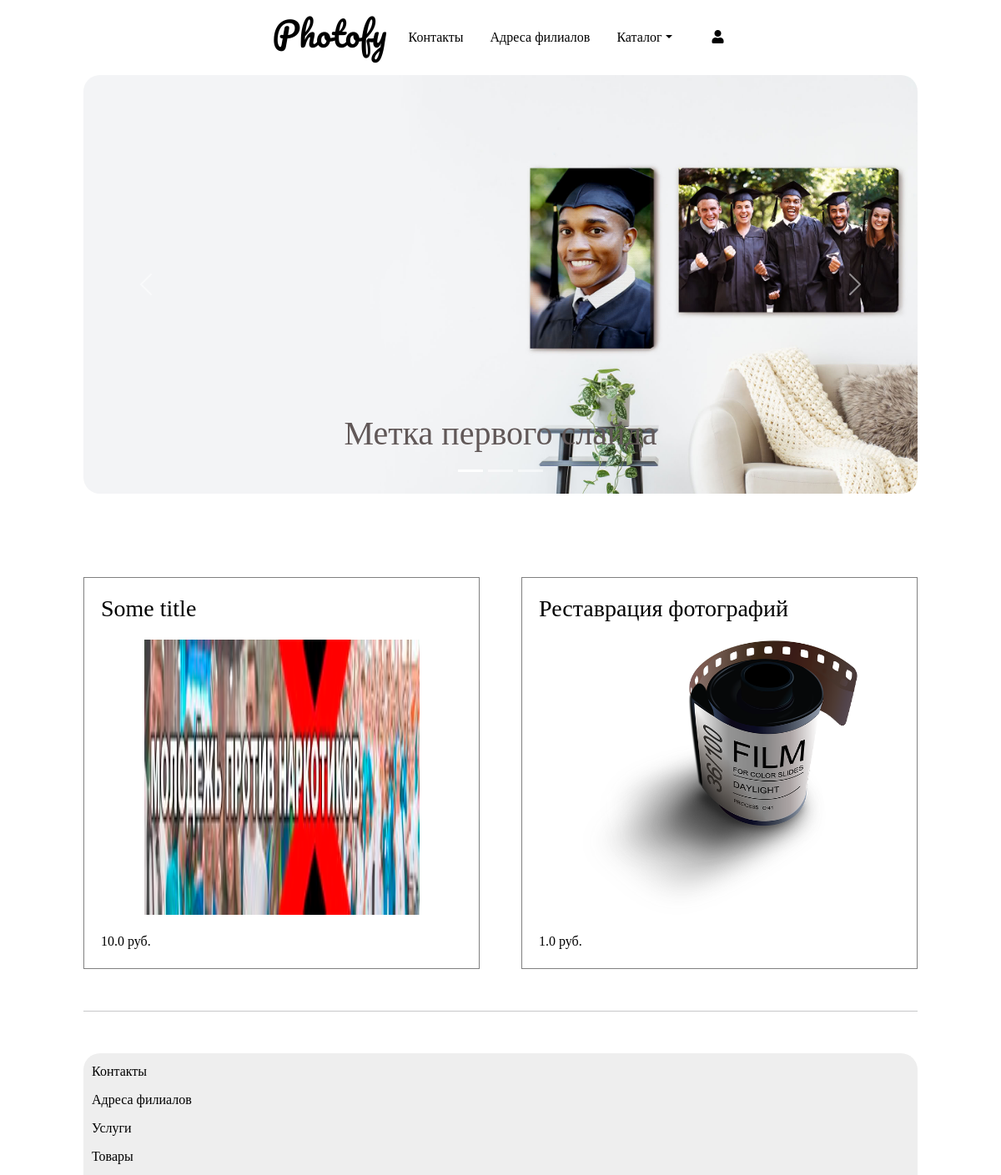
Page /home/services_by_category/ on the committed database.
### module1/models.py (models this page shows, shortened)
class Services(models.Model):
    title = models.CharField(verbose_name=_("title"), help_text=_("Required"), max_length=255)
    CHOICES = [
        ('good', 'Goods'),
        ('service', 'Services'),
    ]
    category = models.CharField(max_length=32, choices=CHOICES, default='good')
    description = models.TextField(verbose_name=_("description"), help_text=_("Not required"), blank=True)
    image = models.ImageField(verbose_name='image', help_text=_("Upload a product image"), default="photos/photo-roll.png", upload_to="photos/")
    regular_price = models.FloatField(verbose_name=_("Regular price"), help_text=_("Максимально 10 цифр"))
    created_at = models.DateTimeField(_("Created at"), auto_now_add=True, editable=False)
    updated_at = models.DateTimeField(_("Updated at"), auto_now_add=True)
    class Meta:
        ordering = ('-created_at',)
        verbose_name = 'Сервис'
        verbose_name_plural = 'Сервисы'

### module1/views.py (the view)
# urls.py: path('services_by_category/', Services_by_category, name="services-by-category"),
def Services_by_category(request):
    services = Services.objects.filter(category='service')
    context = {"services": services}
    return render(request, 'services_by_category.html', context)

### templates/services_by_category.html (shortened to what this page needs)
{% extends "base.html" %}
{% load static %}
{% block content %}
    <div class="mycontainer1">
      <div id="carouselExampleCaptions" class="carousel slide" data-bs-ride="carousel">
        <div class="carousel-indicators">
          <button type="button" data-bs-target="#carouselExampleCaptions" data-bs-slide-to="0" class="active" aria-current="true" aria-label="Slide 1"></button>
          <button type="button" data-bs-target="#carouselExampleCaptions" data-bs-slide-to="1" aria-label="Slide 2"></button>
          <button type="button" data-bs-target="#carouselExampleCaptions" data-bs-slide-to="2" aria-label="Slide 3"></button>
        </div>
        <div class="carousel-inner mycarousel">
          <div class="carousel-item active">
            <img src="{% static 'photos/new-banner1.jpg'%}" class="d-block w-100" alt="...">
            <div class="carousel-caption d-none d-md-block">
              <h1>Метка первого слайда</h1>
            </div>
          </div>
        </div>
        <button class="carousel-control-prev" type="button" data-bs-target="#carouselExampleCaptions"  data-bs-slide="prev">
          <span class="carousel-control-prev-icon" aria-hidden="true"></span>
        </button>
        <button class="carousel-control-next" type="button" data-bs-target="#carouselExampleCaptions"  data-bs-slide="next">
          <span class="carousel-control-next-icon" aria-hidden="true"></span>
        </button>
      </div>
    </div>
    <section class="products-section">
      {% for item in services %}
      <div class="products-section-item">
        <a href="{% url 'module1:detail' item.id %}">
          <h3 class='products-item-title'>{{ item.title }}</h3>
          <img src="{{ item.image.url }}" alt="" width='330' height='330'>
          <p>{{ item.regular_price }} руб.</p>
        </a>
      </div>
      {% endfor %}
    </section>
{% endblock content %}

### static/styles/style.css (style rules this page uses)
body { background-color: rgb(206, 204, 204); }
* { font-family: cursive; }
* a { color: black; transition: 1s; }
.mycontainer1 { padding: 0 100px; }
.mycarousel { max-height: 100%; border-radius: 20px; }
.mycarousel h1 { color: rgb(97, 88, 88); }
.products-section { display: grid; grid-template-columns: repeat(auto-fill, minmax(330px,1fr)); grid-auto-rows: auto; grid-gap: 50px; margin: 100px 100px 0px 100px; color: rgb(97, 88, 88); }
.products-section > div { position: relative; text-align: center; background-color: var(--contentBack); border: 1px solid gray; transition: 0.3s; }
.products-section-item a { text-decoration: none; color: black; transition: 1s; }
.products-section-item p, .products-section-item h3 { text-align: left; margin: 20px; justify-content: left; }
.products-item-title { word-wrap: break-word; }

### rows in the picture
Services: title "Some title", image (picture), regular_price "10.0"
Services: title "Реставрация фотографий", image (picture), regular_price "1.0"
